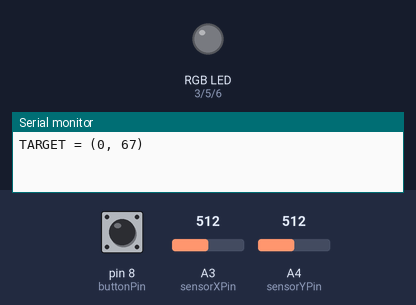
A sketch run on a simulated Arduino Uno, built with avr-gcc and run on an emulated ATmega328P. Shown: an RGB LED mixed from three pins (HIGH = lit), the last lines printed to the serial monitor. Dashed ring = blinking. The test bench sets the inputs (shaded band); at power-on: A3 (sensorXPin) = 512, A4 (sensorYPin) = 512, pin 8 (buttonPin) HIGH. Dim RGB values are drawn brighter than linear; random numbers use the default seed unless the sketch sets one.

Above: at 6.8 s.
6.9 s: A3 (sensorXPin) set to 492
At 7.25 s:
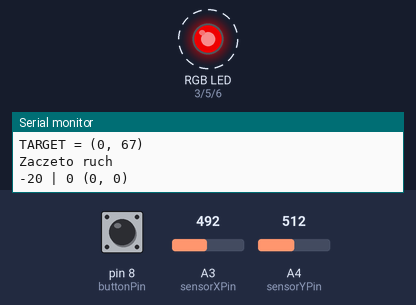
12.9 s: A4 (sensorYPin) set to 716
15.9 s: A3 (sensorXPin) set to 511
18.6 s: A4 (sensorYPin) set to 511
At 19.5 s:
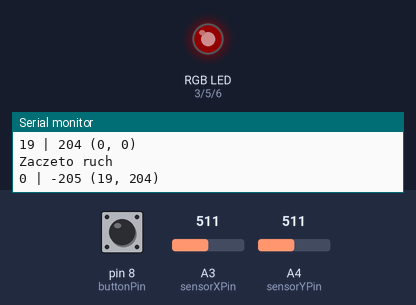
20.1 s: A3 (sensorXPin) set to 306
At 20.9 s:
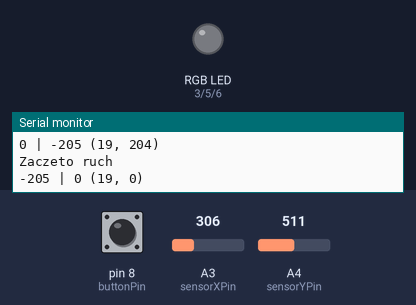
21.6 s: A4 (sensorYPin) set to 535
At 22.3 s:
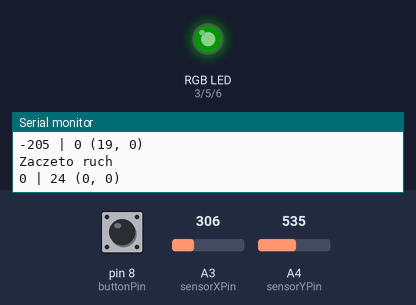
Timing chart, 0 to 24.1 s (numbered marks = the images above; inputs shaded):
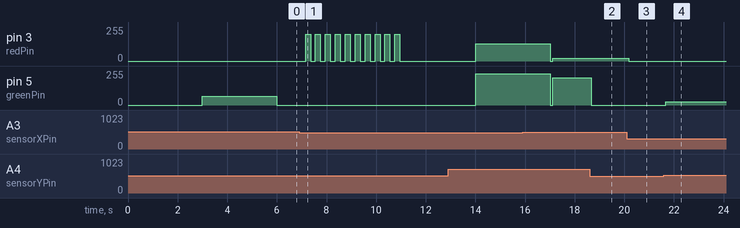

The sketch:

kolorowa_accel.ino
```cpp
int redPin = 3;
int greenPin = 5;
int bluePin = 6;
int buttonPin = 8;

int sensorXPin = A3;
int sensorYPin = A4;

int systemState = 0;
int xTarget, yTarget, xCurrent, yCurrent;
int sensorXValue, sensorYValue, previousSensorXValue, previousSensorYValue, moveInitX, moveMaxX, diff, moveMaxValueX;
int moveInitY, moveMaxY, moveMaxValueY;
int directionX, directionY;

void setup() {
  pinMode(redPin, OUTPUT);
  pinMode(greenPin, OUTPUT);
  pinMode(bluePin, OUTPUT);

  Serial.begin(9600);

  sensorXValue = analogRead(sensorXPin);
  sensorYValue = analogRead(sensorYPin);

  randomSeed(analogRead(0));
}

void setColor(int red, int green, int blue) {
  analogWrite(redPin, red);
  analogWrite(greenPin, green);
  analogWrite(bluePin, blue);
}

int lastButtonState = 0;
int buttonState = 0;

int checkButton() {
  lastButtonState = buttonState;
  buttonState = digitalRead(buttonPin);
  if (lastButtonState == 1 && buttonState == 0) {
    return 1;
  } else {
    return 0;
  }
}

#define SENSOR_TOLERANCE 0
#define SENSOR_START_TOLERANCE 5
#define WIN_TOLERANCE 70

void checkColorDisplay() {
  if (checkButton()) {
//    Serial.println("WYSWIETLAM");
    setColor(xTarget, yTarget, 0);
    delay(1000);
    setColor(xCurrent, yCurrent, 0);
  }
}

void readSensorValues() {
  previousSensorXValue = sensorXValue;
  sensorXValue = analogRead(sensorXPin);

  previousSensorYValue = sensorYValue;
  sensorYValue = analogRead(sensorYPin);
}

void loop() {
  if (systemState == 0) {
    delay(3000);
    xTarget = random(0, 256);
    yTarget = random(0, 256);
    setColor(xTarget, yTarget, 0);
    Serial.print("TARGET = (");
    Serial.print(xTarget);
    Serial.print(", ");
    Serial.print(yTarget);
    Serial.println(")");
    delay(3000);
    systemState = 1;
    xCurrent = 0;
    yCurrent = 0;
    setColor(xCurrent, yCurrent, 0);
  } else if (systemState == 1) {
    checkColorDisplay();
    readSensorValues();

    if ((abs(previousSensorXValue - sensorXValue) > SENSOR_START_TOLERANCE) || (abs(previousSensorYValue - sensorYValue) > SENSOR_START_TOLERANCE)) {
      Serial.println("Zaczeto ruch");
      systemState = 2;

      moveInitX = previousSensorXValue;
      moveMaxX = abs(previousSensorXValue - sensorXValue);
      if (sensorXValue > previousSensorXValue) {
        directionX = 1;
      } else {
        directionX = -1;
      }

      moveInitY = previousSensorYValue;
      moveMaxY = abs(previousSensorYValue - sensorYValue);
      if (sensorYValue > previousSensorYValue) {
        directionY = 1;
      } else {
        directionY = -1;
      }
    }
  } else if (systemState == 2) {
    checkColorDisplay();
    previousSensorXValue = sensorXValue;
    sensorXValue = analogRead(sensorXPin);

    previousSensorYValue = sensorYValue;
    sensorYValue = analogRead(sensorYPin);

    if ((abs(previousSensorXValue - sensorXValue) > SENSOR_TOLERANCE) || (abs(previousSensorYValue - sensorYValue) > SENSOR_TOLERANCE)) {
      // max check
      diff = directionX * (sensorXValue - moveInitX);
      if (diff > moveMaxX) {
        moveMaxX = diff;
      }

      diff = directionY * (sensorYValue - moveInitY);
      if (diff > moveMaxY) {
        moveMaxY = diff;
      }
    } else {
      //Serial.println("Koniec");
      Serial.print(directionX * moveMaxX);
      Serial.print(" | ");
      Serial.print(directionY * moveMaxY);
      Serial.print(" (");
      Serial.print(xCurrent);
      Serial.print(", ");
      Serial.print(yCurrent);
      Serial.println(")");
      systemState = 1;

      xCurrent = constrain(xCurrent + directionX * moveMaxX, 0, 255);
      yCurrent = constrain(yCurrent + directionY * moveMaxY, 0, 255);

      setColor(xCurrent, yCurrent, 0);

      if ((abs(xTarget - xCurrent) < WIN_TOLERANCE) && (abs(yTarget - yCurrent) < WIN_TOLERANCE)) {
        for (int j = 0; j < 10; j++) {
          delay(200);
          setColor(200, 0, 0);
          delay(200);
          setColor(0, 0, 0);
        }
        systemState = 0;
      }
    }
  } else {
    sensorXValue = analogRead(sensorXPin);
    xCurrent = map(sensorXValue, 200, 800, 0, 199);

    sensorYValue = analogRead(sensorYPin);
    yCurrent = map(sensorYValue, 200, 800, 0, 199);

    setColor(xCurrent, yCurrent, 0);
    //Serial.print(xCurrent);
    //Serial.print(" = ");
    //Serial.println(sensorValue);
  }
  delay(50);
}
```

Measured:
- the behaviour switches between 507 and 506 on A3 (sensorXPin) (found by bisection; images 0 and 1)
- after the input at 6.9 s, pin 3 (redPin): alternates 200/255 for 0.20 s and 0/255 for 0.20 s, 20 changes in all, then stays 0/255, starting after 0.26 s
- after the input at 18.6 s, pin 5 (greenPin): 204/255 → 0/255 after 0.07 s
- after the input at 20.1 s, pin 3 (redPin): 19/255 → 0/255 after 0.07 s
- after the input at 21.6 s, pin 5 (greenPin): 0/255 → 24/255 after 0.08 s
